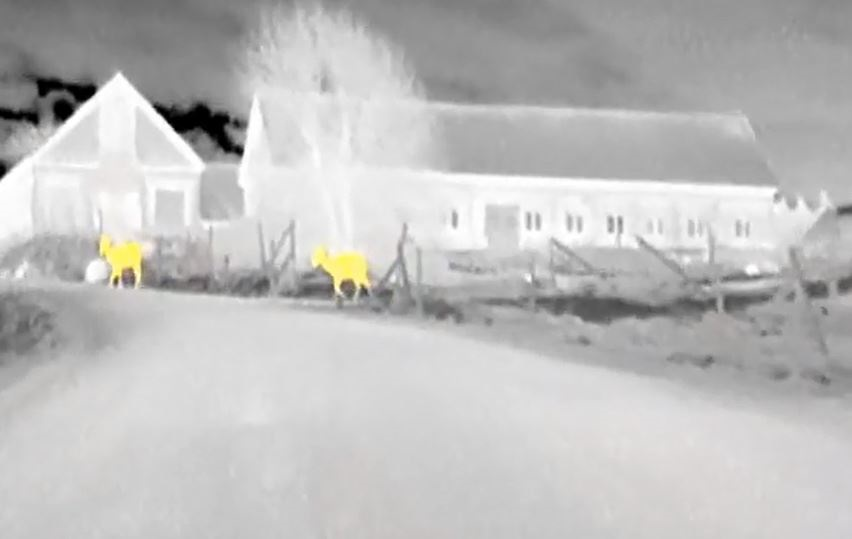
#> input picture test3.jpg, 852 x 539 px
$ jupyter execute --allow-errors WorkingCode.ipynb   (shell and % lines are left out)
#> lines starting #> are read from the running program, lines starting #| are printed output that depends on the picture; after the words box and inside, x2 and y2 are one past the last pixel; in counts of white or black regions, pixels touching at a corner belong together
[cell 1]
#importing some useful packages
import matplotlib.pyplot as plt
import matplotlib.image as mpimg
import numpy as np
import cv2

[cell 2]
#reading in an image
image = mpimg.imread('test3.jpg')
#> image is the input picture: shape (539, 852, 3); mean R, G, B 190.7, 190.3, 189.5
#plt.show(image)

image = cv2.cvtColor(image, cv2.COLOR_BGR2RGB)
plt.imshow(image)

# [15 lines of commented-out code are left out]

[cell 3]
# Binary red channel threshold
def red_thres(img, thresh_min = 50, thresh_max = 200):
    red = img[:,:,2]
    red_binary = np.zeros_like(red)
    red_binary[(red >= thresh_min) & (red <= thresh_max)]  = 1
    return red_binary

# Binary saturation channel threshold
def s_thres(img, thresh_min = 50, thresh_max = 200):
#> called with thresh_min = 50, thresh_max = 200
    hls = cv2.cvtColor(img, cv2.COLOR_BGR2HLS)
#> hls: shape (539, 852, 3); mean of channels 0, 1, 2 13.8, 190.1, 3.5
    s_channel = hls[:,:,2]
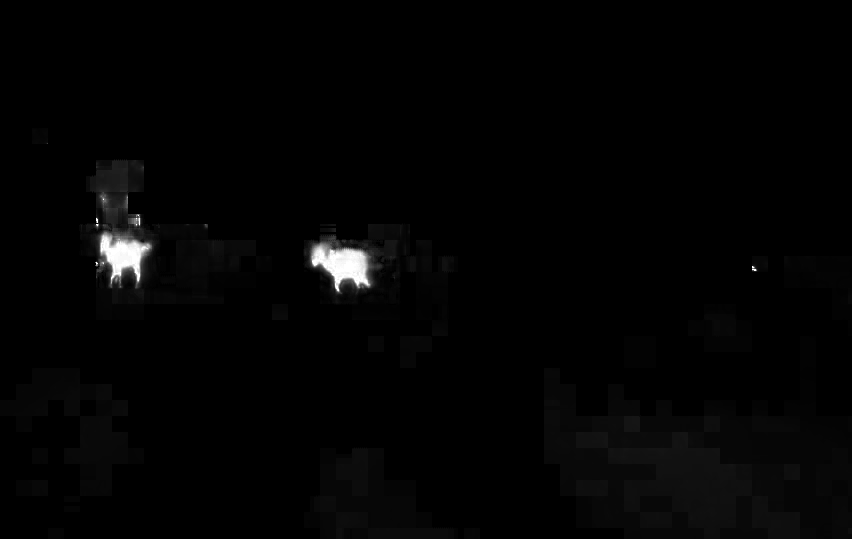
#> s_channel: shape (539, 852); min 0, max 255, mean 3.5
    s_binary = np.zeros_like(s_channel)
    s_binary[(s_channel > thresh_min) & (s_channel <= thresh_max)] = 1
    return s_binary

# Return saturation channel
def s_hls(img):
    hls = cv2.cvtColor(img, cv2.COLOR_BGR2HLS)
    return hls[:,:,2]

[cell 4]
s_thres_image= s_thres(image)
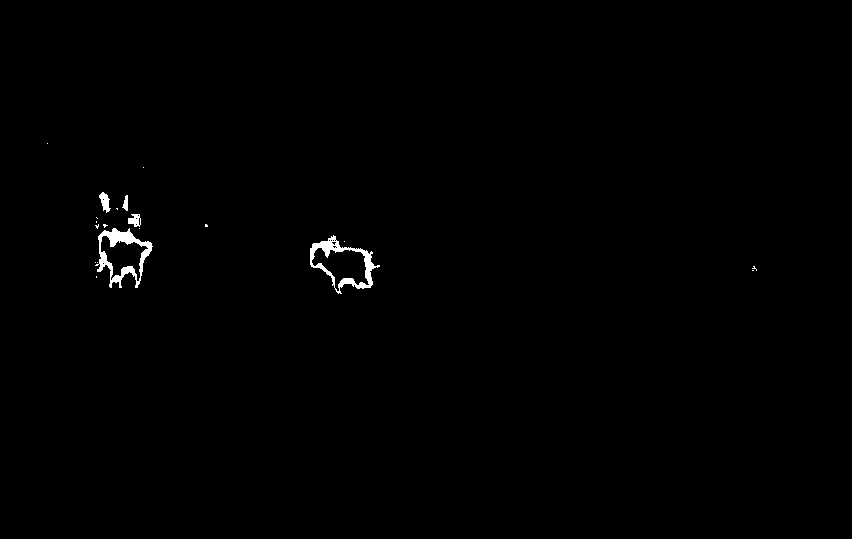
#> s_thres_image: shape (539, 852); values 0 (black) and 1 (white), 0.53% white; 20 white regions (15 under 20 px), largest, box (x1, y1, x2, y2) and area: (95, 228, 153, 288) 1066, (310, 235, 380, 294) 982, (99, 192, 111, 213) 138, (128, 214, 141, 227) 114, (122, 195, 128, 211) 60
#|  Number of Cars found -  24

plt.imshow(s_thres_image,cmap='gray')

[cell 5]
from scipy.ndimage.measurements import label
def draw_labeled_bboxes(img, labels):
    # Iterate through all detected cars
    for car_number in range(1, labels[1]+1):
        # Find pixels with each car_number label value
        nonzero = (labels[0] == car_number).nonzero()
        # Identify x and y values of those pixels
        nonzeroy = np.array(nonzero[0])
        nonzerox = np.array(nonzero[1])
        # Define a bounding box based on min/max x and y
        bbox = ((np.min(nonzerox), np.min(nonzeroy)), (np.max(nonzerox), np.max(nonzeroy)))
        # Draw the box on the image
        cv2.rectangle(img, bbox[0], bbox[1], (0,0,255), 6)
#> this loop made 24 passes
#> (nonzeroy, nonzerox, bbox) on passes 1, 2, 5, 7, 8, 9: ([143], [47], ((47, 143), (47, 143))), ([167], [143], ((143, 167), (143, 167))), ([208, 208, 209], [116, 117, 117], ((116, 208), (117, 209))), ([217], [96], ((96, 217), (96, 217))), ([218], [97], ((97, 218), (97, 218))), ([218, 219, 220, 221, 222, 223, 224], [140, 140, 140, 140, 140, 140, 140], ((140, 218), (140, 224)))
#> (nonzero, bbox) on passes 3, 4, 6, 14, 16: (138 positions, rows 192 to 212, columns 99 to 110, ((99, 192), (110, 212))), (60 positions, rows 195 to 210, columns 122 to 127, ((122, 195), (127, 210))), (107 positions, rows 214 to 226, columns 128 to 139, ((128, 214), (139, 226))), (1060 positions, rows 228 to 287, columns 97 to 152, ((97, 228), (152, 287))), (982 positions, rows 235 to 293, columns 310 to 379, ((310, 235), (379, 293)))
    # Return the image
    return img

[cell 6]
# Find final boxes from heatmap using label function
labels = label(s_thres_image)
print(" Number of Cars found - ",labels[1])
draw_img = draw_labeled_bboxes(np.copy(image), labels)

f,axes= plt.subplots(2,1, figsize=(30,15))
axes[0].imshow(s_thres_image,cmap='gray')
axes[0].set_title("Heat Map Image")
axes[1].imshow(draw_img)
axes[1].set_title("Final Image after applying Heat Map")
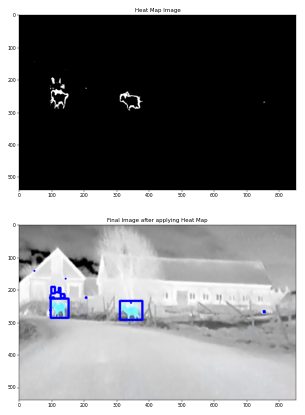
#> figure drawn by matplotlib, 2 panels

$ run again, with test4.JPG copied over test3.jpg
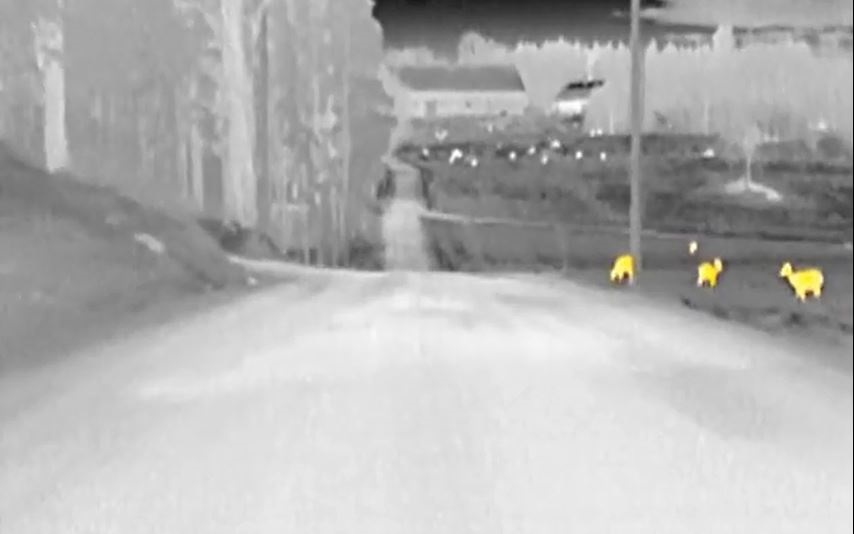
#> input picture test4.JPG, 854 x 534 px
#> image is the input picture: shape (534, 854, 3); mean R, G, B 177.8, 177.7, 177.2
#> hls: shape (534, 854, 3); mean of channels 0, 1, 2 1.5, 177.5, 1
#> `s_thres_image= s_thres(image)`:
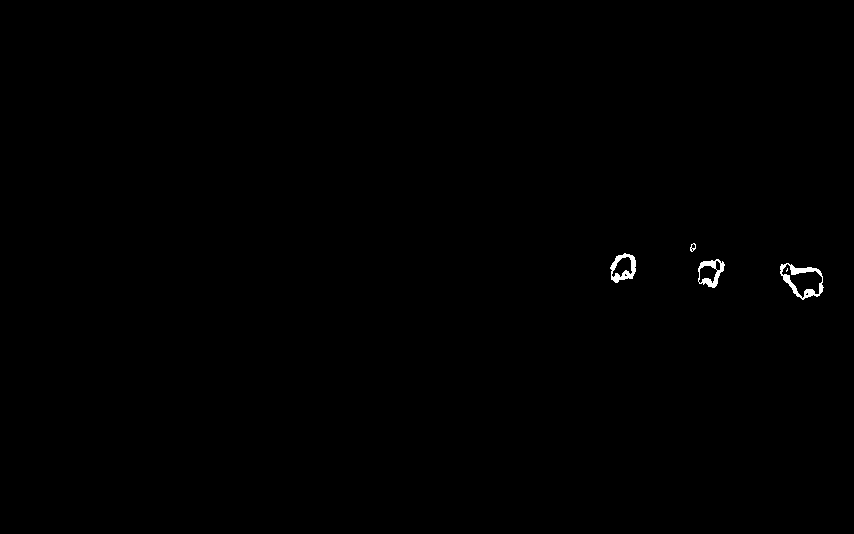
#> s_thres_image: shape (534, 854); values 0 (black) and 1 (white), 0.26% white; 5 white regions (1 under 20 px), largest, box (x1, y1, x2, y2) and area: (780, 263, 824, 300) 494, (610, 253, 636, 283) 352, (698, 259, 725, 288) 322, (690, 243, 696, 252) 27
#|  Number of Cars found -  7
#> the loop in draw_labeled_bboxes, `for car_number in range(1, labels[1]+1):` made 7 passes
#> (nonzero, bbox) on passes 1 to 5: (14 positions, rows 243 to 250, columns 692 to 695, ((692, 243), (695, 250))), (13 positions, rows 244 to 251, columns 690 to 692, ((690, 244), (692, 251))), (352 positions, rows 253 to 282, columns 610 to 635, ((610, 253), (635, 282))), (321 positions, rows 259 to 287, columns 698 to 724, ((698, 259), (724, 287))), (494 positions, rows 263 to 299, columns 780 to 823, ((780, 263), (823, 299)))
#> `[cell 6] # Find final boxes from heatmap using label function labels =..`:
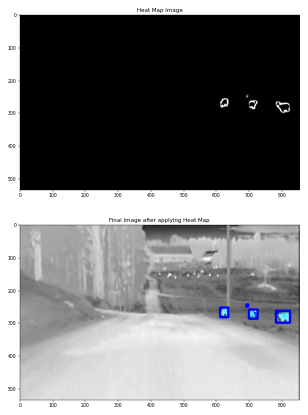
#> figure drawn by matplotlib, 2 panels
